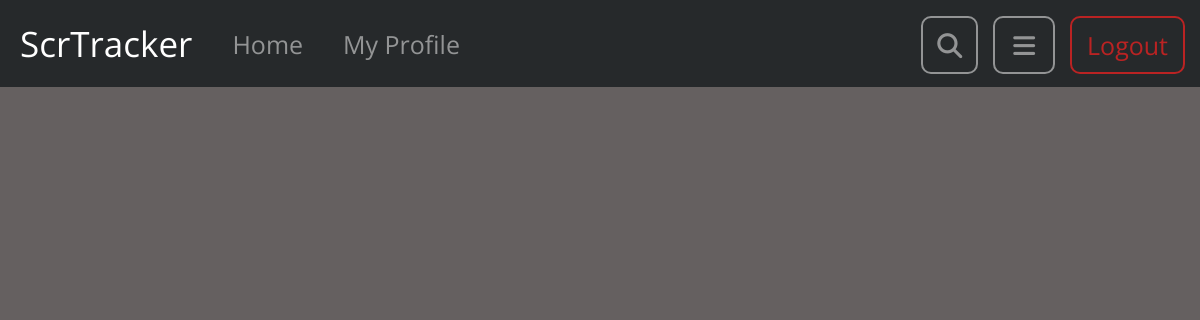
Page /my_profile (signed in) on the earlier database version.
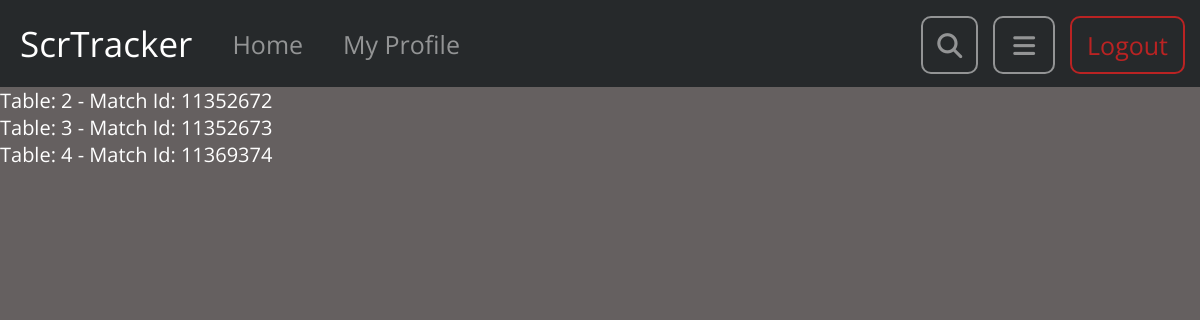
Same page on the later database version.
### app/models.py (models this page shows, shortened)
class FollowedMatch(db.Model):
    __tablename__ = "followed_match"
    id = db.Column(db.Integer, primary_key=True, unique=True)
    match_id = db.Column(db.Integer)
    user_id = db.Column(db.Integer, db.ForeignKey("user.id"))

### app/routes/auth_routes.py (the view)
@app.route("/my_profile", methods=["GET", "POST"])
@login_required
def my_profile():
    fav_matches = {}
    for i in FollowedMatch.query.filter_by(user_id=current_user.id):
        fav_matches.update({i.id: i.match_id})
    return render_template("my_profile.html", title="My Profile", user=current_user, fav_matches=fav_matches)

### app/models.py (called while the page is built)
@login.user_loader
def load_user(user):
    return User.query.get(int(user))

### app/templates/my_profile.html (shortened to what this page needs)
{% extends "base.html" %}
{% block content %}
    <div style="color: #fff;">
        {% for table, match_id in fav_matches.items() %}
            <span>Table: {{ table }} - Match Id: {{ match_id }}</span><br>
        {% endfor %}
    </div>
{% endblock %}

### app/templates/base.html (shortened to what this page needs)
<!DOCTYPE html>
<html>
<head>
    <link rel="stylesheet" href="{{ url_for('static', filename='static.css') }}"/>
</head>
<body id="body">
    {% include "includes/navbar.html" %}
    {% block content %}
    {% endblock %}
</body>
</html>

### app/templates/includes/navbar.html (shortened to what this page needs)
<link rel="stylesheet" href="{{ url_for('static', filename='includes/navbar_style.css') }}">
<header class="navbar">
    <div class="logo">
        <span>ScrTracker</span>
    </div>
    <nav>
        <ul class="nav_links">
            <li><a href="{{ url_for('index') }}">Home</a></li>
            {% if not current_user.is_anonymous %}
            <li><a href="{{ url_for('my_profile') }}">My Profile</a></li>
            {% endif %}
        </ul>
    </nav>
    <nav class="right">
        <ul class="nav_btns">
            <li>
                <a class="nav_btn loop">
                    <i id="drp_icon" class="fa-solid fa-magnifying-glass"></i>
                </a>
            </li>
            <li>
                <div class="dropdown">
                    <a id="link"  class="nav_btn drp" onclick="changeIcon()" aria-controls="my-dropdown2" role="button" data-toggle="dropdown">
                        <i id="drop_icon" class="fas fa-solid fa-bars"></i>
                    </a>
                </div>
            </li>
            {% if not current_user.is_anonymous %}
            <li><a id="danger" class="nav_btn log" onclick="logOutShowMenu()">{{ "Logout" }}</a></li>
            {% endif %}
        </ul>
    </nav>
</header>

### app/static/static.css (style rules this page uses)
* { font-family: 'Open Sans', sans-serif; }
:root { --background_color: rgba(255, 255, 255, 0.5); --hover_bg_color: #5f7adb; --hover_bg_color_2: #4c4c4d; --navbar_color: #26292B; --heading_color: rgb(56, 56, 56); --links_color: rgba(255, 255, 255, 0.5); --block-color: #8f8f8f; --border_light: rgba(255, 255, 255, 0.5); --btn_glow: #00b2c9; --green_button: 78, 186, 35; --red_button: 186, 35, 35; }
body { margin: 0px; max-width: 100%; overflow-x: hidden; background-color: rgb(101, 96, 96); background-attachment: fixed; background-repeat: no-repeat; background-size: cover; font-size: 20px; }
a { text-decoration: none; }

### app/static/includes/navbar_style.css (style rules this page uses)
.navbar { padding: 0px; margin: 0px; color: white; display: flex; justify-content: flex-start; box-sizing: border-box; background-color: var(--navbar_color) ; }
.navbar .logo { font-size: 35px; padding: 20px; margin-bottom: 0px; justify-content: center; }
.navbar .nav_links { margin: 0px; justify-content: center; display: flex; padding-left: 0px; }
.navbar .nav_links li { margin-top: 7px; display: inline-block; font-size: 25px; padding: 20px; }
.navbar .nav_links li a { position: relative; display: block; transition: all 0.3s ease 0s; text-decoration: none; transition: 0.5s; color: rgba(255, 255, 255, 0.5); cursor: pointer; }
.navbar .nav_links li a::after { position: absolute; content: ""; width: 100%; height: 2px; top: 100%; left: 0; transition: transform 0.5s; transform: scaleX(0); transform-origin: right; text-decoration: none; background-color: var(--hover_bg_color); }
.navbar .nav_btns { margin-top: 23px; display: flex; list-style-type: none; }
.navbar .nav_btns li { margin-top: 5px; display: inline-block; font-size: 25px; margin-right: 15px; }
.navbar .right { margin-left: auto; }
.navbar .nav_btn { text-decoration: none; transition: all 0.4s ease 0s; padding: 10px; width: 0px; padding-left: 15px; padding-right: 15px; color: rgba(255, 255, 255, 0.5); border: 2px solid rgba(255, 255, 255, 0.5); border-radius: 10px; cursor: pointer; }
.navbar .log { position: relative; border-color: rgb(var(--green_button)); color: rgb(var(--green_button)); }
#danger { margin: 0px; color: rgb(var(--red_button)); border-color: rgb(var(--red_button)); }
.navbar .drp { padding: 10px; padding-left: 18px; padding-right: 18px; }
.navbar .loop { padding: 10px; padding-left: 14px; padding-right: 14px; }
.dropdown { position: relative; display: block; user-select: none; }

Differences in the rows shown:
added FollowedMatch: id "2", match "11352672"
added FollowedMatch: id "3", match "11352673"
added FollowedMatch: id "4", match "11369374"
